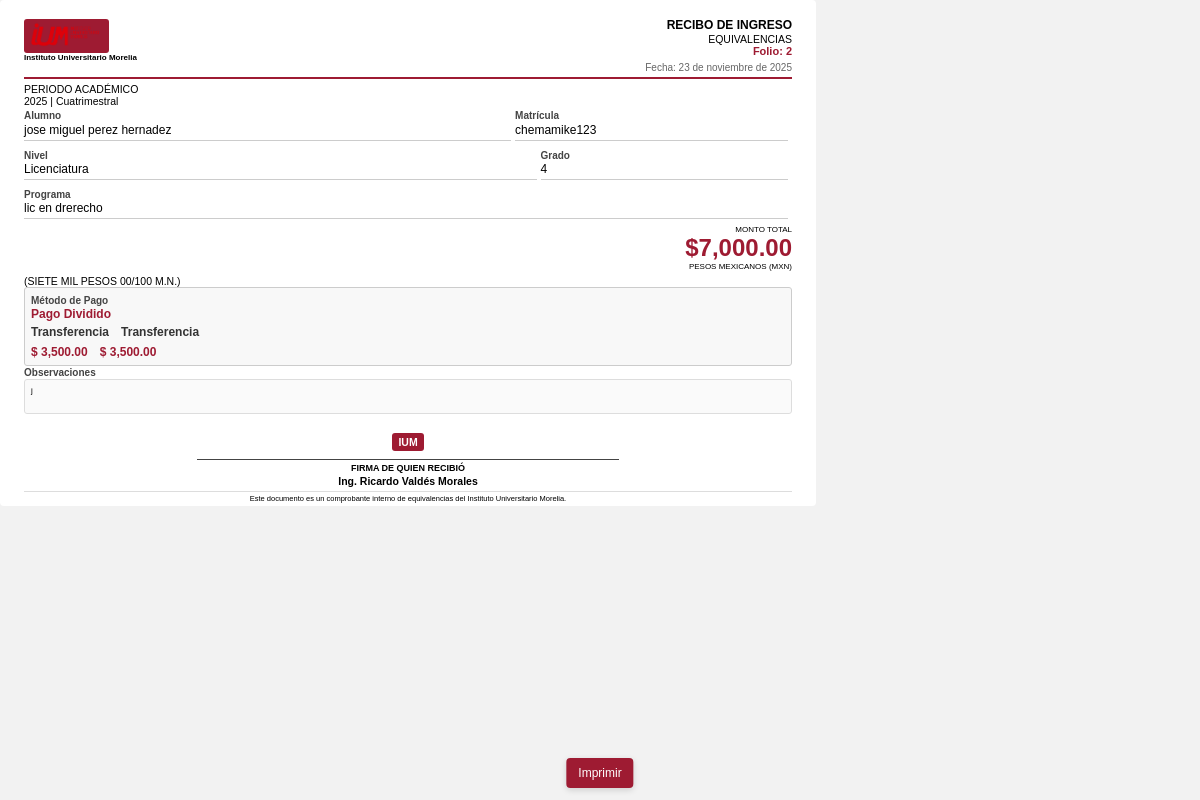
The page /src/Ingresos/Receipts/ingreso_inscripcion.php?folio=2 on the database its author committed.
### tables this page shows
CREATE TABLE `ingresos` (
  `folio_ingreso` int(11) NOT NULL AUTO_INCREMENT,
  `fecha` date NOT NULL,
  `alumno` varchar(255) NOT NULL,
  `matricula` varchar(50) NOT NULL,
  `nivel` enum('Licenciatura','Maestr├¡a','Doctorado') NOT NULL,
  `monto` decimal(10,2) NOT NULL,
  `metodo_de_pago` enum('Efectivo','Transferencia','Dep├│sito','Tarjeta D├®bito','Tarjeta Cr├®dito','Mixto') NOT NULL DEFAULT 'Efectivo',
  `mes_correspondiente` varchar(20) DEFAULT NULL,
  `anio` int(4) NOT NULL,
  `observaciones` text DEFAULT NULL,
  `dia_pago` int(2) DEFAULT NULL,
  `modalidad` enum('Cuatrimestral','Semestral') DEFAULT NULL,
  `grado` int(2) DEFAULT NULL,
  `programa` varchar(100) NOT NULL,
  `grupo` varchar(20) DEFAULT NULL,
  `id_categoria` int(11) NOT NULL,
  PRIMARY KEY (`folio_ingreso`),
  KEY `fk_ingresos_categoria` (`id_categoria`),
  CONSTRAINT `fk_ingresos_categoria` FOREIGN KEY (`id_categoria`) REFERENCES `categorias` (`id_categoria`) ON DELETE CASCADE ON UPDATE CASCADE
);

CREATE TABLE `categorias` (
  `id_categoria` int(11) NOT NULL AUTO_INCREMENT,
  `nombre` varchar(100) NOT NULL,
  `tipo` enum('Ingreso','Egreso') NOT NULL,
  `concepto` enum('Registro Diario','Titulaciones','Inscripciones y Reinscripciones') DEFAULT NULL,
  `descripcion` text DEFAULT NULL,
  `no_borrable` tinyint(1) DEFAULT 0,
  `id_user` int(11) NOT NULL,
  PRIMARY KEY (`id_categoria`),
  UNIQUE KEY `nombre` (`nombre`),
  KEY `fk_categorias_user` (`id_user`),
  CONSTRAINT `fk_categorias_user` FOREIGN KEY (`id_user`) REFERENCES `usuarios` (`id_user`) ON DELETE CASCADE ON UPDATE CASCADE
);

CREATE TABLE `pagos_parciales` (
  `id_pago_parcial` int(11) NOT NULL AUTO_INCREMENT,
  `folio_ingreso` int(11) NOT NULL,
  `metodo_pago` enum('Efectivo','Transferencia','Dep├│sito','Tarjeta D├®bito','Tarjeta Cr├®dito') NOT NULL,
  `monto` decimal(10,2) NOT NULL,
  `orden` tinyint(2) NOT NULL DEFAULT 1,
  `fecha_registro` timestamp NOT NULL DEFAULT current_timestamp(),
  PRIMARY KEY (`id_pago_parcial`),
  KEY `idx_folio_ingreso` (`folio_ingreso`),
  CONSTRAINT `fk_pago_parcial_ingreso` FOREIGN KEY (`folio_ingreso`) REFERENCES `ingresos` (`folio_ingreso`) ON DELETE CASCADE ON UPDATE CASCADE
);

### src/Ingresos/Receipts/ingreso_inscripcion.php (the view, shortened to what this page needs)
<?php
require_once __DIR__ . '/../../../config/database.php';
$folio = isset($_GET['folio']) ? (int)$_GET['folio'] : 0;
$sql = "SELECT i.*, c.nombre AS nombre_categoria
        FROM ingresos i
        LEFT JOIN categorias c ON i.id_categoria = c.id_categoria
        WHERE i.folio_ingreso = ? LIMIT 1";
$stmt = $conn->prepare($sql);
$stmt->bind_param("i", $folio);
$stmt->execute();
$res = $stmt->get_result();
$ingreso = $res->fetch_assoc();
$sqlPagos = "SELECT * FROM pagos_parciales WHERE folio_ingreso = ? ORDER BY orden ASC";
$stmtPagos = $conn->prepare($sqlPagos);
$pagosParciales = [];
if ($stmtPagos) {
    $stmtPagos->bind_param("i", $folio);
    $stmtPagos->execute();
    $resPagos = $stmtPagos->get_result();
    while ($pago = $resPagos->fetch_assoc()) {
        $pagosParciales[] = $pago;
    }
}
$logoPath = '../../../public/logo ium rojo (3).png';
$categoria = htmlspecialchars($ingreso['nombre_categoria'] ?? 'Sin categoría');
$folioEsc = htmlspecialchars($ingreso['folio_ingreso'] ?? $folio);
$fecha = htmlspecialchars($ingreso['fecha'] ?? '');
if (class_exists('IntlDateFormatter') && !empty($fecha)) {
    try {
        $formatter = new IntlDateFormatter('es_ES', IntlDateFormatter::LONG, IntlDateFormatter::NONE);
        $fecha = $formatter->format(new DateTime($fecha));
    } catch (Throwable $e) {  }
}
$anio = htmlspecialchars($ingreso['anio'] ?? date('Y'));
$modalidad = htmlspecialchars($ingreso['modalidad'] ?? 'N/A');
$alumno = htmlspecialchars($ingreso['alumno'] ?? '');
$matricula = htmlspecialchars($ingreso['matricula'] ?? '');
$nivel = htmlspecialchars($ingreso['nivel'] ?? '');
$grado = htmlspecialchars($ingreso['grado'] ?? '');
$programa = htmlspecialchars($ingreso['programa'] ?? '');
$observaciones = htmlspecialchars($ingreso['observaciones'] ?? '');
$monto = isset($ingreso['monto']) ? (float)$ingreso['monto'] : 0.0;
$montoFormateado = '$ ' . number_format($monto, 2);
if (class_exists('NumberFormatter')) {
    try {
        $fmt = new NumberFormatter('es_MX', NumberFormatter::CURRENCY);
        $montoFormateado = $fmt->formatCurrency($monto, 'MXN');
    } catch (Exception $e) {  }
}
$cantidadConLetra = '';
if (class_exists('NumberFormatter')) {
    try {
        $entero = floor($monto);
        $centavos = round(($monto - $entero) * 100);
        $fmtSpell = new NumberFormatter('es_MX', NumberFormatter::SPELLOUT);
        $letras = $fmtSpell->format($entero);
        $letras = strtoupper($letras);
        $cantidadConLetra = '(' . $letras . ' PESOS ' . sprintf('%02d', $centavos) . '/100 M.N.)';
    } catch (Exception $e) {  }
}
$detalleMetodos = '';
if (!empty($pagosParciales)) {
    $methods = [];
    $amounts = [];
    foreach ($pagosParciales as $p) {
        $m = htmlspecialchars($p['metodo'] ?? $p['metodo_pago'] ?? '');
        $amt = '$ ' . (isset($p['monto']) ? number_format((float)$p['monto'], 2) : '0.00');
        $methods[] = '<div class="pm-item">' . $m . '</div>';
        $amounts[] = '<span class="pa-item">' . $amt . '</span>';
    }
    $detalleMetodos = '<div class="payment-grid">'
        . '<div class="payment-methods">' . implode('', $methods) . '</div>'
        . '<div class="payment-amounts">' . implode('', $amounts) . '</div>'
        . '</div>';
    $metodo = 'Pago Dividido';
} else {
    $metodo = htmlspecialchars($ingreso['metodo_de_pago'] ?? $ingreso['metodo'] ?? '-');
}
?>
<!DOCTYPE html>
<html lang="es">
<head>
</head>
<body>
    <div class="page">
        <div class="header">
            <div class="header-left">
                <div class="logo-box">
                    <img src="<?php echo $logoPath; ?>" alt="IUM">
                </div>
                <div class="institution">Instituto Universitario Morelia</div>
            </div>
            <div class="header-right">
                <div class="doc-title">RECIBO DE INGRESO</div>
                <div class="doc-subtitle"><?php echo $categoria; ?></div>
                <div class="folio">Folio: <?php echo $folioEsc; ?></div>
                <div style="font-size: 10px; color: #666; margin-top: 4px;">Fecha: <?php echo $fecha; ?></div>
            </div>
        </div>
        <div class="divider"></div>
        <div class="highlight-box">
            <div class="highlight-title">PERIODO ACADÉMICO</div>
            <div class="highlight-value"><?php echo $anio ?: date('Y'); ?> | <?php echo $modalidad ?: 'N/A'; ?></div>
        </div>
        <div class="grid">
            <div class="grid-row">
                <div class="grid-cell half">
                    <span class="label">Alumno</span>
                    <div class="value"><?php echo $alumno ?: '-'; ?></div>
                </div>
                <div class="grid-cell half">
                    <span class="label">Matrícula</span>
                    <div class="value"><?php echo $matricula ?: '-'; ?></div>
                </div>
            </div>
        </div>
        <div class="grid">
            <div class="grid-row">
                <div class="grid-cell half">
                    <span class="label">Nivel</span>
                    <div class="value"><?php echo $nivel ?: '-'; ?></div>
                </div>
                <div class="grid-cell half">
                    <span class="label">Grado</span>
                    <div class="value"><?php echo $grado ?: '-'; ?></div>
                </div>
            </div>
        </div>
        <div class="grid">
            <div class="grid-row">
                <div class="grid-cell full">
                    <span class="label">Programa</span>
                    <div class="value"><?php echo $programa ?: '-'; ?></div>
                </div>
            </div>
        </div>
        <div class="monto-section">
            <div class="monto-label">MONTO TOTAL</div>
            <div class="monto-value"><?php echo $montoFormateado; ?></div>
            <div class="monto-currency">PESOS MEXICANOS (MXN)</div>
        </div>
        <div class="letra-box">
            <div class="letra-text"><?php echo $cantidadConLetra ?: '-'; ?></div>
        </div>
        <div class="payment-box">
            <span class="label">Método de Pago</span>
            <?php if (!empty($pagosParciales)): ?>
                <div style="font-weight: bold; color: #9e1b32; margin-bottom: 4px;">Pago Dividido</div>
                <?php echo $detalleMetodos; ?>
            <?php else: ?>
                <div style="font-size: 11px; font-weight: bold;"><?php echo $metodo ?: '-'; ?></div>
            <?php endif; ?>
        </div>
        <?php if ($observaciones): ?>
        <div>
            <span class="label">Observaciones</span>
            <div class="description-box"><?php echo nl2br($observaciones); ?></div>
        </div>
        <?php endif; ?>
        <div class="signature-section">
            <div class="logo-box" style="margin-bottom: 8px;">
                <span style="color: white; font-weight: bold;">IUM</span>
            </div>
            <div class="signature-line"></div>
            <div class="signature-label">FIRMA DE QUIEN RECIBIÓ</div>
            <div class="signature-name">Ing. Ricardo Valdés Morales</div>
        </div>
        <div class="footer">
            Este documento es un comprobante interno de <?php echo strtolower($categoria); ?> del Instituto Universitario Morelia.
        </div>
    </div>
    <div class="no-print print-container">
        <button class="print-btn" onclick="window.print()">Imprimir</button>
    </div>
</body>
</html>
</body>

### src/Ingresos/Receipts/ingreso_inscripcion.php (style rules this page uses)
* { margin: 0; padding: 0; box-sizing: border-box; }
body { font-family: Arial, sans-serif; font-size: 10.5px; line-height: 1.15; background: #f2f2f2; padding: 0; }
.page { width: 100%; max-width: 8.5in; height: 13.4cm; padding: 0.2in 0.25in; background: white; border-radius: 4px; overflow: hidden; }
.header { display: table; width: 100%; margin-bottom: 4px; }
.header-left { display: table-cell; width: 35%; vertical-align: top; }
.header-right { display: table-cell; width: 65%; vertical-align: top; text-align: right; }
.logo-box { display: inline-block; background: #9e1b32; padding: 3px 6px; border-radius: 3px; }
.logo-box img { height: 26px; }
.institution { font-size: 8px; font-weight: bold; }
.doc-title { font-size: 12px; font-weight: bold; }
.folio { font-size: 11px; font-weight: bold; color: #9e1b32; }
.divider { height: 2px; background: #9e1b32; margin: 4px 0; }
.grid { display: table; width: 100%; margin-bottom: 4px; }
.grid-row { display: table-row; }
.grid-cell { display: table-cell; padding: 2px 4px 2px 0; vertical-align: top; }
.label { font-size: 10px; color: #444; font-weight: bold; }
.value { font-size: 12px; border-bottom: 1px solid #ccc; padding: 2px 0; min-height: 12px; }
.monto-section { text-align: right; margin: 4px 0; }
.monto-label { font-size: 8px; }
.monto-value { font-size: 24px; font-weight: bold; color: #9e1b32; }
.monto-currency { font-size: 8px; }
.payment-box { background: #f8f8f8; border: 1px solid #ccc; padding: 6px; border-radius: 3px; font-size: 12px; }
.payment-grid { display:flex; flex-direction:column; gap:6px; align-items:flex-start; }
.payment-methods { display:flex; flex-direction:row; gap:12px; flex-wrap:nowrap; }
.payment-amounts { display:flex; flex-direction:row; gap:12px; align-items:center; white-space:nowrap; }
.pm-item { font-weight:600; color:#333; font-size:12px; display:inline-block; }
.pa-item { font-weight:700; color:#9e1b32; font-size:12px; display:inline-block; }
.payment-box { min-height: 40px; }
.description-box { border: 1px solid #ddd; padding: 6px; min-height: 35px; background: #fafafa; border-radius: 3px; font-size: 8px; }
.signature-section { margin-top: 0.5cm; text-align: center; }
.signature-line { border-top: 1px solid #444; width: 55%; margin: 0 auto 3px auto; }
.signature-label { font-size: 9px; font-weight: bold; }
.signature-name { font-size: 10.5px; font-weight: bold; margin-top: 2px; }
.footer { font-size: 7.5px; margin-top: 4px; text-align: center; border-top: 1px solid #ddd; padding-top: 3px; }
.print-btn { background: #9e1b32; color: #fff; border: none; border-radius: 4px; padding: 8px 12px; font-size: 12px; cursor: pointer; box-shadow: 0 2px 6px rgba(0,0,0,0.15); }
.print-container { position: fixed; left: 50%; bottom: 12px; transform: translateX(-50%); z-index: 9999; }

### rows shown on the page
ingresos: id_categoria.nombre "EQUIVALENCIAS", folio_ingreso "2", fecha "23 de noviembre de 2025", modalidad "Cuatrimestral", alumno "jose miguel perez hernadez", matricula "chemamike123", nivel "Licenciatura", grado "4", programa "lic en drerecho", monto "$7,000.00", monto "(SIETE MIL PESOS 00/100 M.N.)", observaciones "j", id_categoria.nombre "equivalencias"
pagos_parciales: metodo_pago "Transferencia", monto "$ 3,500.00"
pagos_parciales: metodo_pago "Transferencia", monto "$ 3,500.00"
